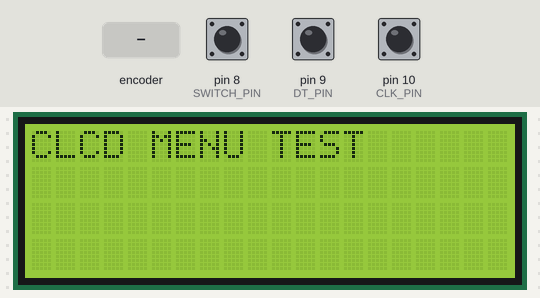
The sketch below on a simulated Arduino Uno, built with avr-gcc and run on an emulated ATmega328P. On the bench: 20×4 character LCD. The test bench sets the inputs (shaded band); at power-on: pin 8 (SWITCH_PIN) HIGH, pin 9 (DT_PIN) HIGH, pin 10 (CLK_PIN) HIGH. What the sketch prints to the serial monitor is not drawn.

Above: at 1.2 s.
1.3 s: pin 8 (SWITCH_PIN) pulled LOW for 0.15 s
At 2.5 s:
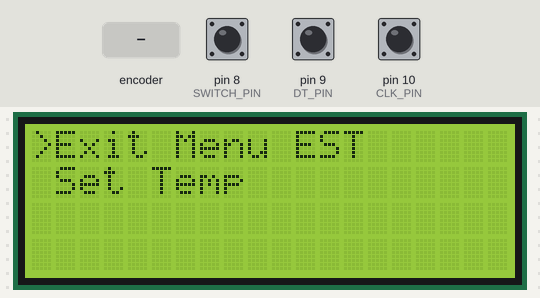
2.9 s: rotary encoder on pin 10 (CLK_PIN) / pin 9 (DT_PIN) turned 3 steps (first pin leading)
At 4.5 s:
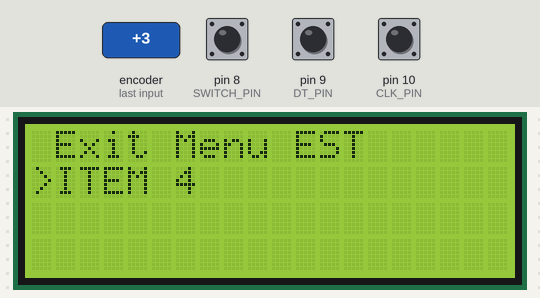
5.0 s: rotary encoder on pin 10 (CLK_PIN) / pin 9 (DT_PIN) turned 1 step (first pin leading)
At 5.8 s:
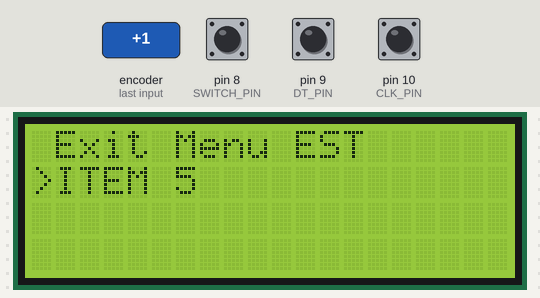
Timing chart, 0 to 8.0 s (numbered marks = the images above; inputs shaded):
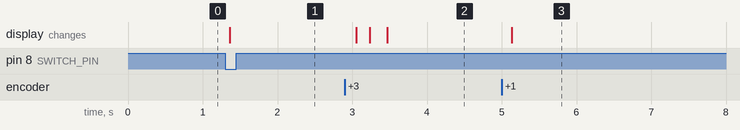

Measured:
- after the input at 1.3 s, the display: changes after 0.06 s (image 1)
- after the input at 2.9 s, the display: first changes after 0.15 s (image 2 shows a later state)
- after the input at 5.0 s, the display: changes after 0.14 s (image 3)

The sketch:

lcd_menu_with_rotary.ino
```cpp
#include <Wire.h>
#include <LiquidCrystal_I2C.h>
#include <Bounce2.h>

#define SWITCH_PIN 8
#define DT_PIN 9
#define CLK_PIN 10

int count = 0;

byte menuCursor[8] = {
  B01000, //  *
  B00100, //   *
  B00010, //    *
  B00001, //     *
  B00010, //    *
  B00100, //   *
  B01000, //  *
  B00000  //
};

char * menuItems[] = {"Exit Menu ", "Set Temp  ", "ITEM 3    ", "ITEM 4    ", "ITEM 5    "};
int menuNum = sizeof(menuItems) / sizeof(char *); // array size
int menuStep = 0;  // 메뉴 단계 (0:초기 화면, 1:1단계 메뉴, 2:2단계 메뉴)
int itemStep = 0;  // 메뉴 값 (0:초기 화면, 1:메뉴_1, 2:메뉴_2, 3:메뉴_3)

int setTemp = 25;  // 온도 설정값

int lcdCols = 16;
int lcdRows = 2;

LiquidCrystal_I2C lcd = LiquidCrystal_I2C(0x27, 20, 4); // Change to (0x27,16,2) for 16x2 LCD.

Bounce debouncer = Bounce();
Bounce wheel = Bounce();

void setup() {
  Serial.begin(9600);

  pinMode(SWITCH_PIN, INPUT_PULLUP);

  // Initializes and clears the LCD screen
  lcd.init();
  lcd.backlight();

  lcd.clear();

  lcd.createChar(0, menuCursor);

  debouncer.attach(SWITCH_PIN);
  debouncer.interval(5); // interval in ms
}

void loop() {
  debouncer.update();  // Update the Bounce instance
  if (debouncer.fell()) menuStep++; // 버튼이 클릭되면 1씩 증가

  if (menuStep == 0) displayScreen();
  else if (menuStep == 1) displayMenu();
  else if (menuStep >= 3) {
    displayMenu();
    menuStep = 1;
    lcd.setCursor(12, 1);
    lcd.print("  ");
  }
  else {
    switch (itemStep) {
      case 1:
        menuItem1();
        break;
      case 2:
        menuItem2();
        break;
      case 3:
        menuItem3();
        break;
      case 4:
        menuItem4();
        break;
      case 5:
        menuItem5();
        break;
      default:
        // if nothing else matches, do the default
        // default is optional
        break;
    }
  }
}

void menuItem1() {  // 메뉴에서 나감, 디스플레이 모드로
  menuStep = 0;
  itemStep = 0;
}

void menuItem2() {
  lcd.setCursor(12, 1); lcd.print(setTemp);
  int change = getEncoderTurn();
  setTemp = setTemp + change;
}

void menuItem3() {
}

void menuItem4() {
}

void menuItem5() {
}

void displayScreen() {
  lcd.setCursor(0, 0);
  lcd.print("CLCD MENU TEST");
  lcd.setCursor(0, 1);
  lcd.print("           ");
}

void displayMenu() {
  int change = getEncoderTurn();
  itemStep = itemStep + change;
  if (itemStep >= menuNum) itemStep = menuNum;
  else if (itemStep <= 1) itemStep = 1;

  if (itemStep <= lcdRows) {
    lcd.setCursor(0, itemStep - 1); lcd.write(byte(0));
    lcd.setCursor(0, lcdRows - itemStep); lcd.print(" ");
  } else {
    lcd.setCursor(0, lcdRows - 1); lcd.write(byte(0));
  }

  if (itemStep == 1) {
    lcd.setCursor(1, 0);
    lcd.print(menuItems[0]);
    lcd.setCursor(1, 1);
    lcd.print(menuItems[itemStep]);
  } else {
    lcd.setCursor(1, 1);
    lcd.print(menuItems[itemStep - 1]);
  }
}

int getEncoderTurn() {  // 로터리 엔코더 값 반환 (-1, 0, +1)
  static int oldInc = LOW;
  static int oldDec = LOW;
  int result = 0;
  int newInc = digitalRead(CLK_PIN);
  int newDec = digitalRead(DT_PIN);

  if (newInc != oldInc || newDec != oldDec) {
    if (oldInc == LOW && newInc == HIGH) {
      result = -(oldDec * 2 - 1);
    }
    Serial.print("=============\n");

    Serial.print(count++);
    Serial.print(" 번째 입력\n");

//    Serial.print("OLD: ");
//    Serial.print(oldInc);
//    Serial.print(" ");
//    Serial.print(oldDec);
//    Serial.print("\n");

    Serial.print("NEW: ");
    Serial.print(newInc);
    Serial.print(" ");
    Serial.print(newDec);
    Serial.print("\n");

    Serial.print("=============\n");
  }

  oldInc = newInc;
  oldDec = newDec;

  if(result == 1) Serial.print("to the clockwise\n");
  else if( result == -1) Serial.print("to the counter clockwise\n");
  // else if( result == 0) Serial.print("result 0\n");

  return result;
}
```
